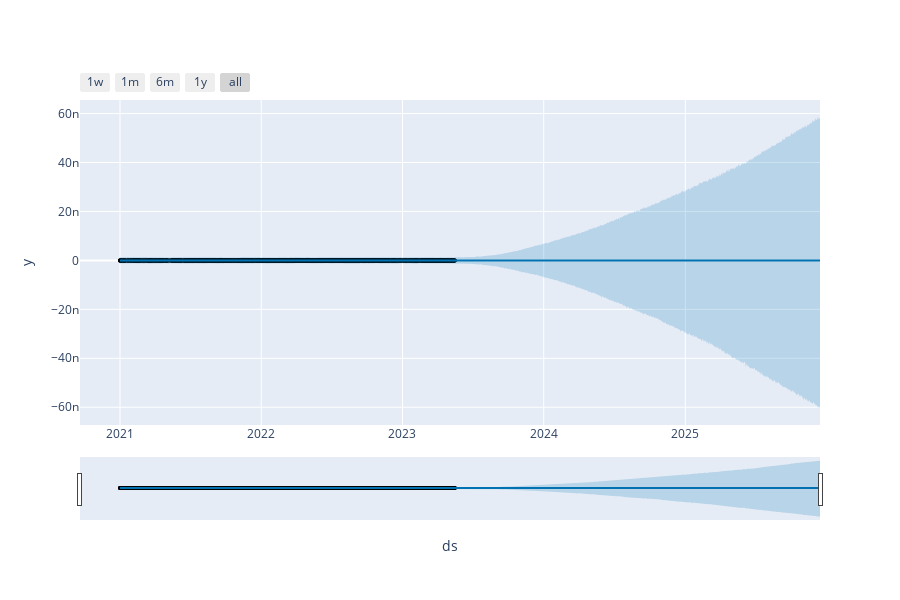

Write notebook code for a chart like this one.
### Code cell
plot_plotly(m,forcast)

### Figure 1 — Plotly figure (JSON) as saved in the notebook; plotly's stock layout.template omitted (floating-point values rounded to 4 significant figures; data arrays with more than 128 entries replaced by an {"elided": "..."} marker saying what was removed)
{"data": [{"marker": {"color": "black", "size": 4}, "mode": "markers", "name": "Actual", "type": "scatter", "x": {"elided": "4056 str values"}, "y": {"elided": "4056 int values"}}, {"hoverinfo": "skip", "line": {"width": 0}, "mode": "lines", "type": "scatter", "x": {"elided": "1759 str values"}, "y": {"elided": "1759 float values"}}, {"fill": "tonexty", "fillcolor": "rgba(0, 114, 178, 0.2)", "line": {"color": "#0072B2", "width": 2}, "mode": "lines", "name": "Predicted", "type": "scatter", "x": {"elided": "1759 str values"}, "y": {"elided": "1759 int values"}}, {"fill": "tonexty", "fillcolor": "rgba(0, 114, 178, 0.2)", "hoverinfo": "skip", "line": {"width": 0}, "mode": "lines", "type": "scatter", "x": {"elided": "1759 str values"}, "y": {"elided": "1759 float values"}}], "layout": {"height": 600, "showlegend": false, "width": 900, "xaxis": {"rangeselector": {"buttons": [{"count": 7, "label": "1w", "step": "day", "stepmode": "backward"}, {"count": 1, "label": "1m", "step": "month", "stepmode": "backward"}, {"count": 6, "label": "6m", "step": "month", "stepmode": "backward"}, {"count": 1, "label": "1y", "step": "year", "stepmode": "backward"}, {"step": "all"}]}, "rangeslider": {"visible": true}, "title": {"text": "ds"}, "type": "date"}, "yaxis": {"title": {"text": "y"}}}}
